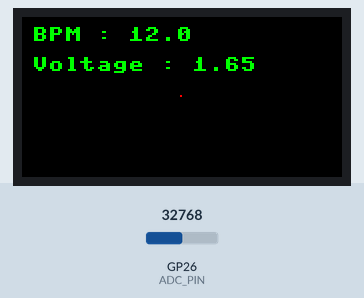
The program below on a simulated Raspberry Pi Pico running MicroPython. Parts: 160×80 colour display. The inputs (shaded band) are chosen by the test bench; at power-on: GP26 (ADC_PIN) = 32768 (analog values on the 0–65535 scale). Library files of the repository ran but are not shown: ST7735.py; what the program prints to the serial console is not drawn.

Above: at 1.2 s.
1.3 s: GP26 (ADC_PIN) set to 45874
At 2.0 s:
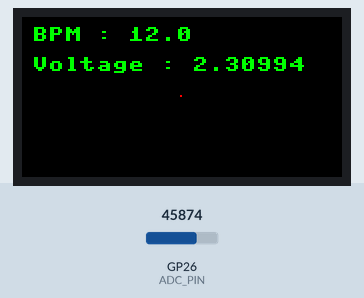
2.8 s: GP26 (ADC_PIN) set to 57670
At 4.0 s:
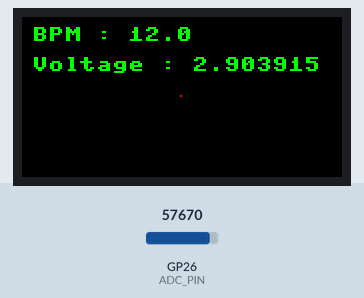
4.3 s: GP26 (ADC_PIN) set to 65535
At 5.1 s:
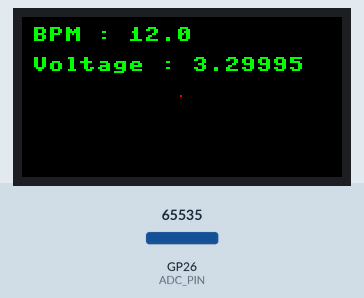
Timing chart, 0 to 7.3 s (numbered marks = the images above; inputs shaded):
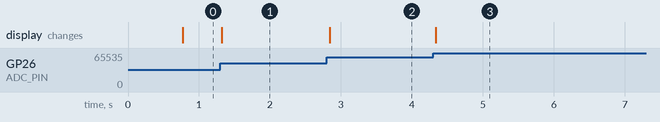

Measured:
- after the input at 1.3 s, the display: changes at once (image 1)
- after the input at 2.8 s, the display: changes at once (image 2)
- after the input at 4.3 s, the display: changes at once (image 3)

The program:

code.py
```python
from machine import Pin,SPI,PWM,Timer, Pin, ADC
from ST7735 import LCD_0inch96
import framebuf
import time

# !  Important !
# run : ./pyboard.py --device /dev/ttyACM0 code.py
# get_data_throught serial port : cat /dev/ttyACM0

#color is BGR
RED = 0x00F8
GREEN = 0xE007
BLUE = 0x1F00
WHITE = 0xFFFF
BLACK = 0x0000

#Graphic parameters
lcd = LCD_0inch96()   # Initializing the scree n
lcd.fill(BLACK)       # clearing any exsiting diplay

WIDTH_SCREEN = 160    # width of the screen
HEIGHT_SCREEN = 80    # height of the screen

HEIGHT_GRAPHIC = 60   # height of the graphic
WIDTH_GRAPHIC = WIDTH_SCREEN    # width of the graphic

#ADC parameters
ADC_PIN = 26
ADC_MAX_VALUE = 2**16
ADC_VOLTAGE = 3.3

#FFT parameters
Fe = 80                  # Sampling frequency HZ
window_size = 400                   # number of samples
windowed_signal = [0]*window_size

# get the ADC value and display it on the screen
def interruption_handler(pin):
    analog_read = adc.read_u16()
    #print(analog_read)

    windowed_signal.append(analog_read)
    windowed_signal.pop(0)

    # this function must give to us the bpm value
    bpm = getbpm();
    #print(bpm)
    # function to display over the screen
    lcd.fill(BLACK)

    display_bpm(bpm)
    display_tension(from_adc_to_voltage(analog_read))
    print(from_adc_to_voltage(analog_read))
    print(',')
    #display_frame()
    #display_signal()
    display_point(79,39,RED)

    lcd.display()

def from_adc_to_voltage(analog_read) :
    return analog_read * ADC_VOLTAGE / ADC_MAX_VALUE

# display the value on the screen
def display_tension(analog_read) :
    lcd.text("Voltage : "+str(analog_read),5,20,GREEN)


# get the bpm value by using the ADC value
def getbpm() :
    signal = windowed_signal
    # Calcul de la moyenne du signal sur cette fenêtre
    average = sum(signal) / len(signal)

    '''
    En étudiant plusieurs électrocardiogrammes, nous avons remarqué que le signal d'une onde R
    allait de son minimum à son maximum en au plus 0,1 secondes.
    Donc pour détecter un front montant, on compare la valeur de signal[i] à la moyenne,
    et celle de signal[i + delta] à la moyenne, où:
    i correspond à un échantillon donné
    delta correspond au nombre d'échantillons pendant 0,1 secondes: delta = 0,1*Fe
    '''
    delta = int(round(0.25 * Fe))
    peak_indices = [0] * delta  # Cette liste va servir à stocker les indices des fronts montants
    peak_flag = 0  # Flag servant à éviter les erreurs de comptage

    for k in range(delta, len(signal)):
        if (signal[k - delta] < average) and (signal[k] > average) and (peak_flag == 0):
            peak_indices.append(1)
            peak_flag = delta  # Pendant delta échantillons, on ne cherche plus de fronts montants
        else:
            if peak_flag > 0:
                peak_flag -= 1
            peak_indices.append(0)

    peak_counter = sum(peak_indices)  # Compteur de fronts montants
    # Rythme cardiaque
    return 60 * peak_counter * Fe / len(signal)

# display the value on the screen
def display_bpm(bpm = 0) :
    lcd.text("BPM : "+str(bpm),5,5,GREEN)

# display a frame on the border screen
def display_frame() :
    # display the frame
    # argument : x,y,lenght,color
    lcd.hline(0,0,160,BLUE)
    lcd.hline(0,79,160,BLUE)
    lcd.vline(0,0,80,BLUE)
    lcd.vline(159,0,80,BLUE)

# display the signal on the screen
def display_signal() :
    # display the signal
    for i in range(0,WIDTH_GRAPHIC) :
        lcd.vline(i,HEIGHT_SCREEN-1,1,RED)

    for i in range(0,HEIGHT_GRAPHIC) :
        lcd.vline(0,HEIGHT_SCREEN-i,1,RED)

# display the point
# argument : x,y,color
def display_point(x,y,color) :
    lcd.vline(x,y,1,color)

#Main function
if __name__ == "__main__":
    adc = ADC(Pin(ADC_PIN, mode=Pin.IN))
    soft_timer = Timer(mode=Timer.PERIODIC, freq = 80, callback=interruption_handler)
```
